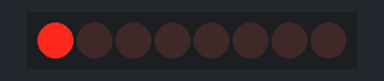
The sketch below on a simulated Arduino Uno, built with avr-gcc and run on an emulated ATmega328P. On the bench: 8 shift-register outputs drawn as a row of LEDs (first output left, lit = HIGH). Wiring (inferred from the names in the program): shift register (74HC595): data pin 10; shift clock pin 11; latch pin 12. Wiring (inferred from the signals the program sends): row of LEDs: on Q0, Q1, Q2, Q3, Q4, Q5, Q6, Q7.

Above: at 0.2 s.
At 1.2 s:
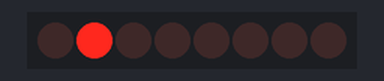
At 2.2 s:
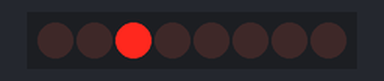
At 4.2 s:
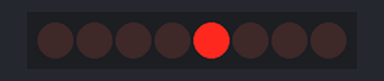
At 6.2 s:
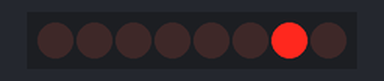
At 8.0 s:
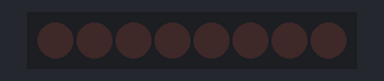
Timing chart, 0 to 11.1 s (numbered marks = the images above):
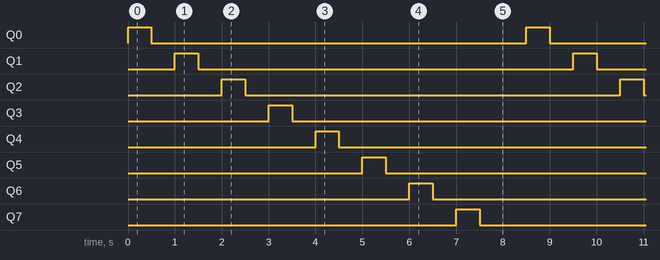

Measured:
- by itself, Q0–7: alternates HIGH for 0.50 s and LOW for 8.0 s
- by itself, everything shown: repeats every 8.5 s, in 16 steps

The sketch:

set_led2.ino
```cpp
int clockPin = 11; // sck
int latchPin = 12; // rck
int dataPin  = 10; // sdi

#define Led_on HIGH
#define Led_off LOW

void setup() {
  pinMode(clockPin, OUTPUT);
  pinMode(latchPin, OUTPUT);
  pinMode(dataPin, OUTPUT);
}

void my_shiftOut(uint8_t val)
{
  uint8_t i;
  for (i = 0; i < 8; i++)  {
    digitalWrite(dataPin, !!(val & (1 << (7 - i)))); //mặc định là MSBFIRST
    digitalWrite(clockPin, HIGH);
    digitalWrite(clockPin, LOW);
  }
}

int output = 0x00;

void set_led2(int index, int state) {
  // put your setup code here, to run once:
  output = output & ~_BV(index) | (state << index); // (y|0)   ~(1 << index)
  my_shiftOut(output);
  digitalWrite( latchPin, HIGH);
  digitalWrite( latchPin, LOW);
}

void shift_out_2_byte(int byte1, int byte2)
{
  digitalWrite(latchPin, LOW); //các đèn LED sẽ không sáng
  shiftOut(dataPin, clockPin, MSBFIRST, byte2);
  shiftOut(dataPin, clockPin, MSBFIRST, byte1);
  digitalWrite(latchPin, HIGH);//các đèn LED sáng với trạng thái vừa được cập nhập
  digitalWrite(latchPin, LOW);
}

void loop() {
  // put your main code here, to run repeatedly:
  for (int i = 0; i < 8; i++){
    set_led2(i, Led_on);
    delay(500);
    set_led2(i, Led_off);
    delay(500);
  }
  delay(500);
}
```
